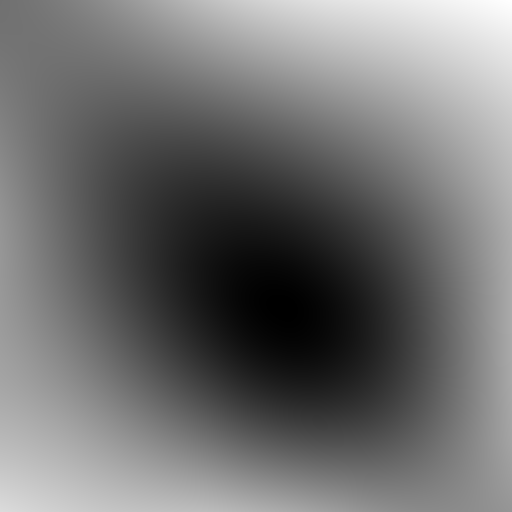
%> input picture Golf_green_Verlet_simulator_phase-space/testgreen.tiff, 512 x 512 px
$ octave testthrowball.m   (GNU Octave 9; MATLAB toolbox functions it lacks are replaced by stand-ins)
%> lines starting %> are read from the running program, lines starting %| are printed output that depends on the picture
clear
close all
clc;

%time
dt=0.01;

%coeffs
Cg=1.3;
Cd=1;
minSpeed=20;

%green
greenheight=double(imread('testgreen.tiff'));
%> greenheight: size 512x512 double; min 42367, max 61483, mean 50774.9; mean of the top-left, top-right, bottom-left and bottom-right quarters 49924.2, 53325.8, 51103.7, 48745.8
[gradX,gradY]=gradient(greenheight(:,:,1));
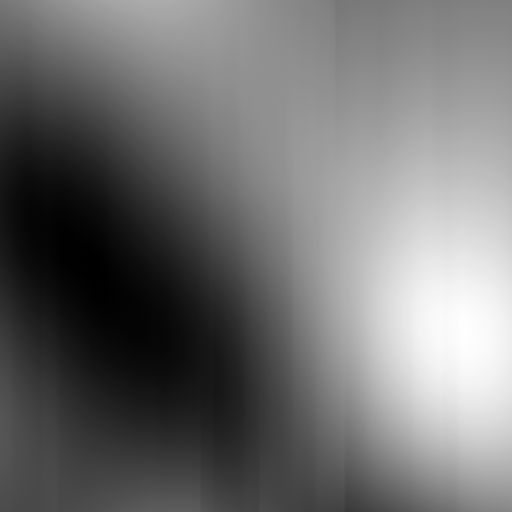
%> gradX: size 512x512 double; min -56.5, max 82.5, mean 4.8; drawn with min black and max white
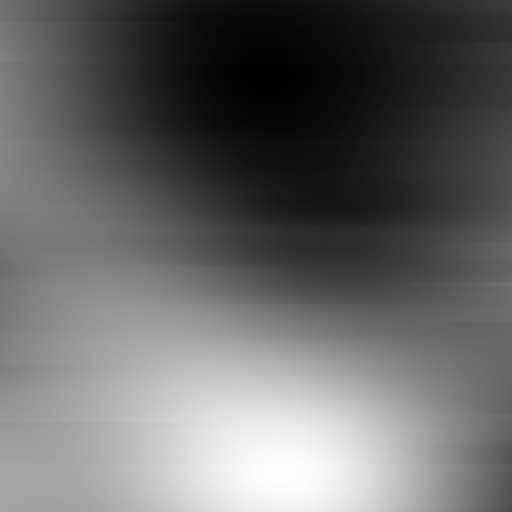
%> gradY: size 512x512 double; min -70, max 94.5, mean -3; drawn with min black and max white
forceFun=@(R,RL) (RL-R)/dt*Cd + [interp2(-gradX,R(1,:),R(2,:));interp2(-gradY,R(1,:),R(2,:))]*Cg;
%forceFun=@(R,RL) [interp2(-gradX,R(1,:),R(2,:));interp2(-gradY,R(1,:),R(2,:))];
l=size(greenheight,1);
%> l = 512

%graphics
%sph=sphere(30)
alt=70;
az=0;


% balls
startLoc=[64;400];

angles=linspace(0,2*pi,360/4+1);
angles=angles(1:end-1);
speeds=linspace(minSpeed,1000,20);

numParticles=length(speeds)*length(angles);

speeds=reshape(speeds,1,1,length(speeds));
angleVectors=[cos(angles);sin(angles)];
startConditions=bsxfun(@times,speeds,angleVectors);
startConditions=reshape(startConditions,2,length(speeds)*length(angles));

r=repmat(startLoc,1,numParticles);
rl=r-startConditions*dt;

i=0;
%> (the run ends here)
